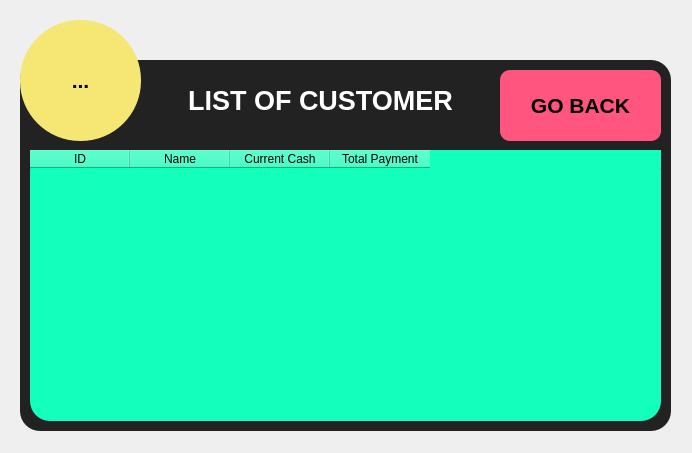
<?xml version="1.0" encoding="UTF-8"?>
<ui version="4.0">
 <class>DanhSachKhachHang</class>
 <widget class="QMainWindow" name="DanhSachKhachHang">
  <property name="geometry">
   <rect>
    <x>0</x>
    <y>0</y>
    <width>692</width>
    <height>453</height>
   </rect>
  </property>
  <property name="minimumSize">
   <size>
    <width>692</width>
    <height>453</height>
   </size>
  </property>
  <property name="maximumSize">
   <size>
    <width>692</width>
    <height>453</height>
   </size>
  </property>
  <property name="windowTitle">
   <string>MainWindow</string>
  </property>
  <property name="styleSheet">
   <string notr="true">#Form
{
	background-image: url(:/background/BACKGROUND/bg1.jpg);
}</string>
  </property>
  <widget class="QWidget" name="Form">
   <widget class="QFrame" name="frame">
    <property name="geometry">
     <rect>
      <x>20</x>
      <y>60</y>
      <width>651</width>
      <height>371</height>
     </rect>
    </property>
    <property name="styleSheet">
     <string notr="true">QFrame
{
	background-color: #222;
	border-radius: 20px;
}

QPushButton
{
	background: red;
	border-radius: 10px;
}

QLineEdit
{
	background: transparent;
	border:none;
	color:#717072;
	border-bottom: 1px solid #717072;
}

QLabel
{
	color: white;
	font: 900 18pt &quot;Segoe UI&quot;;
}

QGroupBox
{
	border: 2px solid rgb(255, 255, 127);
}</string>
    </property>
    <property name="frameShape">
     <enum>QFrame::StyledPanel</enum>
    </property>
    <property name="frameShadow">
     <enum>QFrame::Raised</enum>
    </property>
    <widget class="QTableWidget" name="DSKH_TV">
     <property name="geometry">
      <rect>
       <x>10</x>
       <y>90</y>
       <width>631</width>
       <height>271</height>
      </rect>
     </property>
     <property name="sizePolicy">
      <sizepolicy hsizetype="Expanding" vsizetype="Expanding">
       <horstretch>0</horstretch>
       <verstretch>0</verstretch>
      </sizepolicy>
     </property>
     <property name="font">
      <font>
       <pointsize>14</pointsize>
       <bold>true</bold>
      </font>
     </property>
     <property name="styleSheet">
      <string notr="true">background-color: rgb(19, 255, 188);</string>
     </property>
     <property name="sizeAdjustPolicy">
      <enum>QAbstractScrollArea::AdjustIgnored</enum>
     </property>
     <property name="editTriggers">
      <set>QAbstractItemView::NoEditTriggers</set>
     </property>
     <attribute name="horizontalHeaderMinimumSectionSize">
      <number>57</number>
     </attribute>
     <attribute name="verticalHeaderVisible">
      <bool>false</bool>
     </attribute>
     <attribute name="verticalHeaderDefaultSectionSize">
      <number>34</number>
     </attribute>
     <column>
      <property name="text">
       <string>ID</string>
      </property>
     </column>
     <column>
      <property name="text">
       <string>Name</string>
      </property>
     </column>
     <column>
      <property name="text">
       <string>Current Cash</string>
      </property>
     </column>
     <column>
      <property name="text">
       <string>Total Payment</string>
      </property>
     </column>
    </widget>
    <widget class="QLabel" name="label">
     <property name="geometry">
      <rect>
       <x>120</x>
       <y>20</y>
       <width>361</width>
       <height>41</height>
      </rect>
     </property>
     <property name="font">
      <font>
       <family>Segoe UI</family>
       <pointsize>20</pointsize>
       <italic>false</italic>
       <bold>true</bold>
      </font>
     </property>
     <property name="autoFillBackground">
      <bool>false</bool>
     </property>
     <property name="styleSheet">
      <string notr="true">font: 900 20pt &quot;Segoe UI&quot;;</string>
     </property>
     <property name="text">
      <string>LIST OF CUSTOMER</string>
     </property>
     <property name="textFormat">
      <enum>Qt::PlainText</enum>
     </property>
     <property name="alignment">
      <set>Qt::AlignCenter</set>
     </property>
    </widget>
    <widget class="QPushButton" name="EXIT_BUTTON">
     <property name="geometry">
      <rect>
       <x>480</x>
       <y>10</y>
       <width>161</width>
       <height>71</height>
      </rect>
     </property>
     <property name="font">
      <font>
       <pointsize>16</pointsize>
       <bold>true</bold>
      </font>
     </property>
     <property name="styleSheet">
      <string notr="true">background-color: rgb(255, 85, 127);</string>
     </property>
     <property name="text">
      <string>GO BACK</string>
     </property>
    </widget>
   </widget>
   <widget class="QToolButton" name="toolButton">
    <property name="geometry">
     <rect>
      <x>20</x>
      <y>20</y>
      <width>121</width>
      <height>121</height>
     </rect>
    </property>
    <property name="font">
     <font>
      <pointsize>16</pointsize>
      <bold>true</bold>
     </font>
    </property>
    <property name="styleSheet">
     <string notr="true">QToolButton
{
	background-color: qconicalgradient(cx:0.489, cy:0.5, angle:0, stop:0.460227 rgba(246, 230, 116, 255));
	border-radius: 60px;
}
</string>
    </property>
    <property name="text">
     <string>...</string>
    </property>
    <property name="icon">
     <iconset resource="ing.qrc">
      <normaloff>:/icon/ICON/contact-list.png</normaloff>:/icon/ICON/contact-list.png</iconset>
    </property>
    <property name="iconSize">
     <size>
      <width>128</width>
      <height>128</height>
     </size>
    </property>
   </widget>
  </widget>
 </widget>
 <resources>
  <include location="ing.qrc"/>
 </resources>
 <connections/>
</ui>
